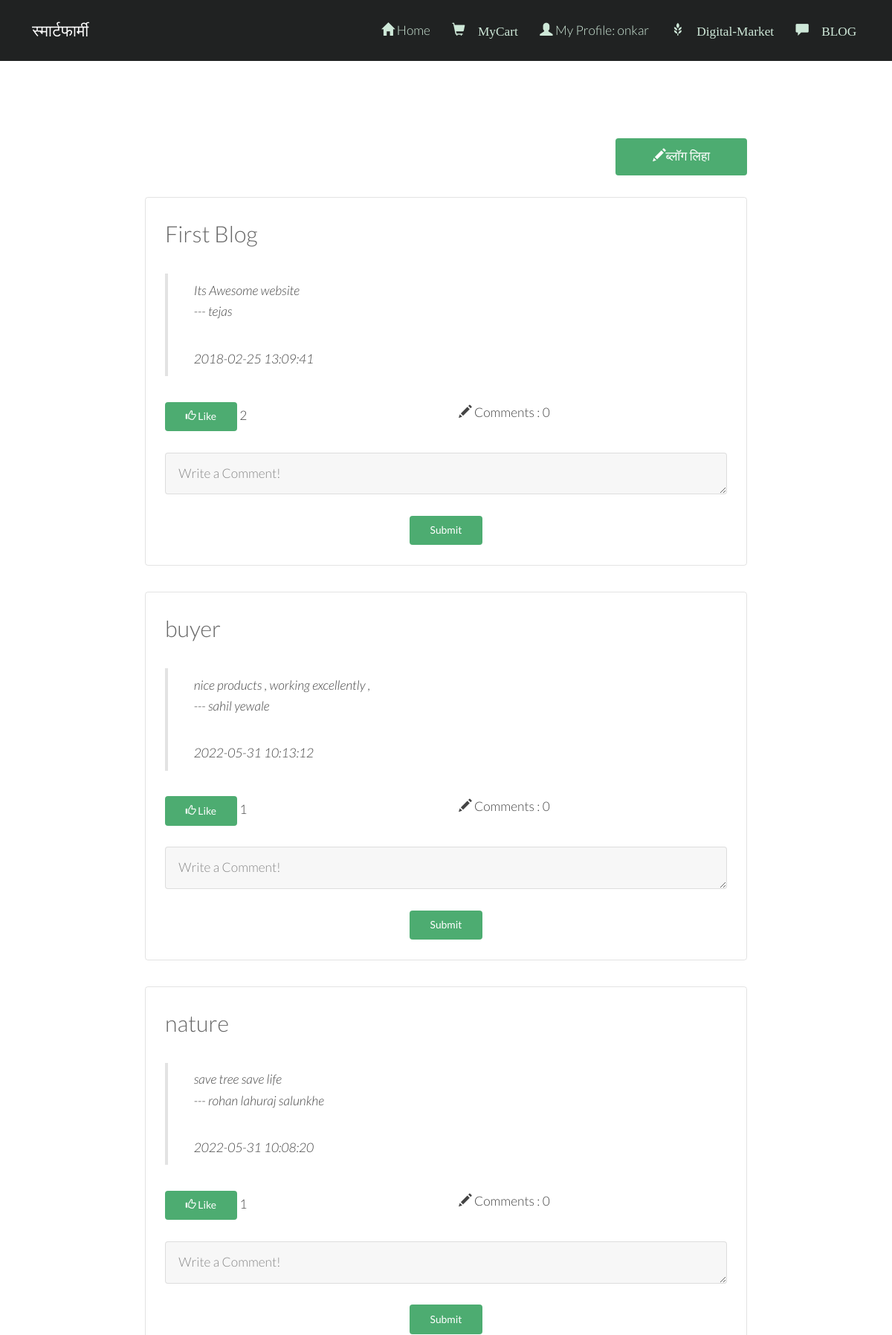
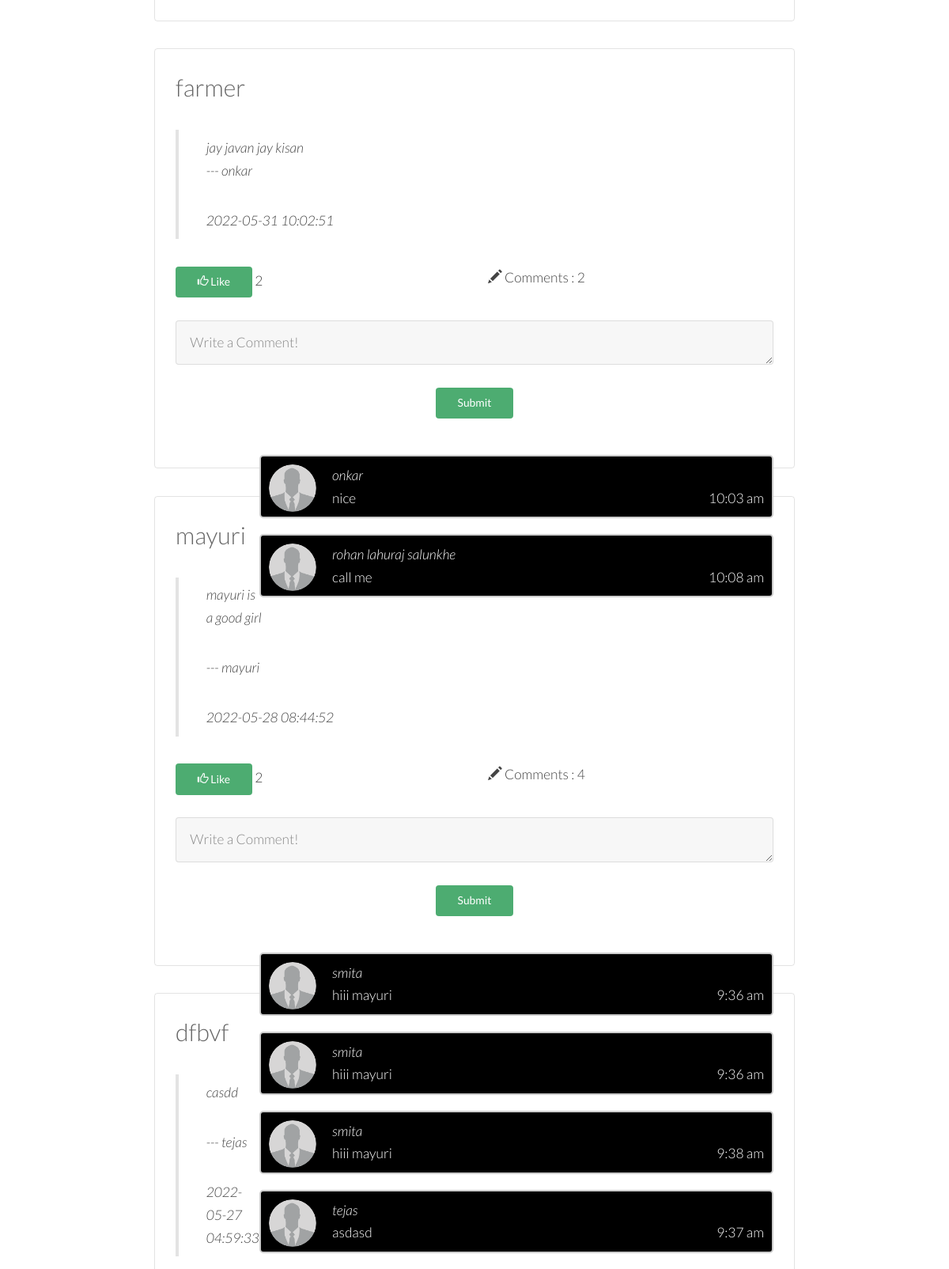
/backend/blogView.php (signed in, upper part), run on the app's committed database (2 pictures, top to bottom).
### tables this page shows
CREATE TABLE `blogdata` (
  `blogId` int(10) NOT NULL,
  `blogUser` varchar(256) NOT NULL,
  `blogTitle` varchar(256) NOT NULL,
  `blogContent` longtext NOT NULL,
  `blogTime` timestamp NOT NULL DEFAULT current_timestamp(),
  `likes` int(10) NOT NULL DEFAULT 0
);

CREATE TABLE `blogfeedback` (
  `blogId` int(10) NOT NULL,
  `comment` varchar(256) NOT NULL,
  `commentUser` varchar(256) NOT NULL,
  `commentPic` varchar(256) NOT NULL DEFAULT 'profile0.png',
  `commentTime` timestamp NOT NULL DEFAULT current_timestamp()
);

### backend/blogView.php (the view, shortened to what this page needs)
<?php
	require 'db.php';
	$sql = "SELECT * FROM blogdata ORDER BY blogId DESC";
	$result = mysqli_query($conn, $sql);
	function formatDate($date)
	{
		return date('g:i a', strtotime($date));
	}
?>
<!DOCTYPE HTML>
<html>
	<head>
        <link href="bootstrap\css\bootstrap.min.css" rel="stylesheet">
		<link rel="stylesheet" href="css/skel.css" />
		<link rel="stylesheet" href="css/style.css" />
		<link rel="stylesheet" href="css/style-xlarge.css" />
		<link rel="stylesheet" href="Blog/commentBox.css" />
	</head>
	<body class="subpage">
		<?php
			require 'menu.php';
		?>
			<section id="main" class="wrapper">
				<div class="inner">
					<div class="container" style="width: 70%">
					<div class="row uniform">
						<div class="9u 12u$(small)">
						</div>
						<div class="3u 12u$(small)">
							<a href="blogWrite.php" class="button special fit"><span class="glyphicon glyphicon-pencil"></span>ब्लॉग लिहा</a>
						</div>
					</div>
					<br />
					<?php
						while($row = $result->fetch_array()) :
							$id = $row['blogId'];
							$sql = "SELECT * FROM blogfeedback WHERE blogId = '$id'";
							$result1 = mysqli_query($conn, $sql);
							$numComment = mysqli_num_rows($result1);
					?>
					<div class="box">
						<h2><?= $row['blogTitle']; ?></h2>
						<blockquote>
							<?= $row['blogContent']; ?>
							<p>--- <?= $row['blogUser']; ?></p>
							<p><?= $row['blogTime']; ?></p>
						</blockquote>
						<form method="post" action="blogView.php">
							<div class="row">
								<div class="6u 12u$(xsmall)">
									<button class = "button special small" name="<?php echo 'like'.$id; ?>">
									<span class="glyphicon glyphicon-thumbs-up"></span> Like</button>
									<span><?= $row['likes']?></span>
								</div>
								<div class="6u 12u$(xsmall)">
									<span class="glyphicon glyphicon-pencil"></span> Comments : <?= $numComment ?></button>
								</div>
								<div class="12u$">
									<br>
									<textarea name="comment" id="comment" rows="1" placeholder="Write a Comment!"></textarea>
								</div>
								<div class="12u$">
									<center>
									<br>
									<input type="submit" name="<?php echo 'submit'.$id; ?>" class="button special small" value="Submit"/>
									</center>
								</div>
							</div>
						</form>
						<?php
							if($result1) :
								while($row1 = $result1->fetch_array()) :
						?>
							<div class="con darker">
								<img src="<?php echo 'images/profileImages/'.$row1['commentPic']?>" alt="Avatar"><span><em><?= $row1['commentUser']; ?></em></span>
								<br>
								<?= $row1['comment']; ?>
								<span class="time-right"><?= formatDate($row1['commentTime']); ?></span>
							</div>
							<?php endwhile; ?>
						<?php endif; ?>
					</div>
					<?php endwhile; ?>
				</div>
			</section>
	</body>
</html>

### backend/menu.php
<?php
	if(isset($_SESSION['logged_in']) AND $_SESSION['logged_in'] == 1)
	{
		$loginProfile = "My Profile: ". $_SESSION['Username'];
		$logo = "glyphicon glyphicon-user";
		if($_SESSION['Category']!= 1)
		{
			$link = "Login/profile.php";
		}
		else {
				$link = "profileView.php";
		}
	}
	else
	{
		$loginProfile = "Login";
		$link = "index.php";
		$logo = "glyphicon glyphicon-log-in";
	}
?>
<!DOCTYPE html>
			<header id="header">
				<h1><a href="index.php">स्मार्टफार्मी</a></h1>
				<nav id="nav">
					<ul>
						<li><a href="index.php"><span class="glyphicon glyphicon-home"></span> Home</a></li>
						<li><a href="myCart.php"><span class="glyphicon glyphicon-shopping-cart"> MyCart</a></li>
						<li><a href="<?= $link; ?>"><span class="<?php echo $logo; ?>"></span><?php echo" ". $loginProfile; ?></a></li>
						<li><a href="market.php"><span class="glyphicon glyphicon-grain"> Digital-Market</a></li>
						<li><a href="blogView.php"><span class="glyphicon glyphicon-comment"> BLOG</a></li>
					</ul>
				</nav>
			</header>
	</body>
</html>

### backend/css/skel.css (style rules this page uses)
html,body,div,span,applet,object,iframe,h1,h2,h3,h4,h5,h6,p,blockquote,pre,a,abbr,acronym,address,big,cite,code,del,dfn,em,img,ins,kbd,q,s,samp,small,strike,strong,sub,sup,tt,var,b,u,i,center,dl,dt,dd,ol,ul,li,fieldset,form,label,legend,table,caption,tbody,tfoot,thead,tr,th,td,article,aside,canvas,details,embed,figure,figcaption,footer,header,hgroup,menu,nav,output,ruby,section,summary,time,mark,audio,video { margin:0;padding:0;border:0;font-size:100%;font:inherit;vertical-align:baseline; }
article,aside,details,figcaption,figure,footer,header,hgroup,menu,nav,section { display:block; }
body { line-height:1; }
ol,ul { list-style:none; }
blockquote,q { quotes:none; }
blockquote:before,blockquote:after,q:before,q:after { content:'';content:none; }
body { -webkit-text-size-adjust:none }
*, *:before, *:after { -moz-box-sizing: border-box; -webkit-box-sizing: border-box; box-sizing: border-box; }
body { min-width: 1200px; }
.container { margin-left: auto; margin-right: auto; width: 1200px; }
.row { border-bottom: solid 1px transparent; }
.row > * { float: left; }
.row:after, .row:before { content: ''; display: block; clear: both; height: 0; }
.row.uniform > * > :first-child { margin-top: 0; }
.row.uniform > * > :last-child { margin-bottom: 0; }
.row > * { padding: 0 0 0 2em; }
.row { margin: 0 0 0 -2em; }
.row.uniform > * { padding: 2em 0 0 2em; }
.row.uniform { margin: -2em 0 0 -2em; }
.\31 2u, .\31 2u\24, .\31 2u\28 1\29, .\31 2u\24\28 1\29 { width: 100%; clear: none; }
.\39 u, .\39 u\24, .\39 u\28 1\29, .\39 u\24\28 1\29 { width: 75%; clear: none; }
.\36 u, .\36 u\24, .\36 u\28 1\29, .\36 u\24\28 1\29 { width: 50%; clear: none; }
.\33 u, .\33 u\24, .\33 u\28 1\29, .\33 u\24\28 1\29 { width: 25%; clear: none; }
.\31 2u\24 + *, .\31 2u\24\28 1\29 + *, .\31 1u\24 + *, .\31 1u\24\28 1\29 + *, .\31 0u\24 + *, .\31 0u\24\28 1\29 + *, .\39 u\24 + *, .\39 u\24\28 1\29 + *, .\38 u\24 + *, .\38 u\24\28 1\29 + *, .\37 u\24 + *, .\37 u\24\28 1\29 + *, .\36 u\24 + *, .\36 u\24\28 1\29 + *, .\35 u\24 + *, .\35 u\24\28 1\29 + *, .\34 u\24 + *, .\34 u\24\28 1\29 + *, .\33 u\24 + *, .\33 u\24\28 1\29 + *, .\32 u\24 + *, .\32 u\24\28 1\29 + *, .\31 u\24 + *, .\31 u\24\28 1\29 + * { clear: left; }

### backend/css/style-xlarge.css (style rules this page uses)
body, input, select, textarea { font-size: 13pt; }

### backend/Blog/commentBox.css (style rules this page uses)
.con { border: 2px solid #dedede; background-color: #f1f1f1; border-radius: 5px; padding: 10px; margin: 10px 0; color: #fff; width: 650px; height:80px; word-wrap:break-word; }
.darker { border-color: #ccc; background-color: #000; float: right; }
.con::after { content: ""; clear: both; display: table; }
.con img { float: left; max-width: 60px; width: 80%; margin-right: 20px; border-radius: 50%; }
.time-right { position: relative; float: right; color: #fff; }

### backend/css/style-large.css (style rules this page uses)
body, input, select, textarea { font-size: 13pt; }

### data on the page
blogdata: blogTitle "First Blog", blogContent "Its Awesome website", blogUser "tejas", blogTime "2018-02-25 13:09:41", likes "2", numComment "0"
blogdata: blogTitle "buyer", blogContent "nice products , working excellently ,", blogUser "sahil yewale", blogTime "2022-05-31 10:13:12", likes "1", numComment "0"
blogdata: blogTitle "nature", blogContent "save tree save life", blogUser "rohan lahuraj salunkhe", blogTime "2022-05-31 10:08:20", likes "1", numComment "0"
blogdata: blogTitle "farmer", blogContent "jay javan jay kisan", blogUser "onkar", blogTime "2022-05-31 10:02:51", likes "2", numComment "2"
blogfeedback: commentPic (picture), commentUser "onkar", comment "nice", commentTime "10:03 am"
blogfeedback: commentPic (picture), commentUser "rohan lahuraj salunkhe", comment "call me", commentTime "10:08 am"
blogdata: blogTitle "mayuri", blogContent "mayuri is a good girl", blogUser "mayuri", blogTime "2022-05-28 08:44:52", likes "2", numComment "4"
blogfeedback: commentPic (picture), commentUser "smita", comment "hiii mayuri", commentTime "9:36 am"
blogfeedback: commentPic (picture), commentUser "smita", comment "hiii mayuri", commentTime "9:36 am"
blogfeedback: commentPic (picture), commentUser "smita", comment "hiii mayuri", commentTime "9:38 am"
blogfeedback: commentPic (picture), commentUser "tejas", comment "asdasd", commentTime "9:37 am"
blogdata: blogTitle "dfbvf", blogContent "casdd", blogUser "tejas", blogTime "2022-05-27 04:59:33"

### other printed values
$loginProfile "My Profile: onkar"
